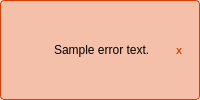
        <widget class="QFrame" name="errorLabel">
         <property name="enabled">
          <bool>true</bool>
         </property>
         <property name="minimumSize">
          <size>
           <width>0</width>
           <height>0</height>
          </size>
         </property>
         <property name="cursor">
          <cursorShape>ArrowCursor</cursorShape>
         </property>
         <property name="autoFillBackground">
          <bool>false</bool>
         </property>
         <property name="styleSheet">
          <string notr="true">QWidget {
    border: 1px solid rgb(217, 62, 3);
    background-color:rgba(224, 76, 15, 50);
    color: black;
    border-radius: 4px;
    padding: 4px;
}

QLabel {
    border: none;
    background-color: transparent;
}</string>
         </property>
         <layout class="QHBoxLayout" name="horizontalLayout_3">
          <property name="spacing">
           <number>2</number>
          </property>
          <property name="leftMargin">
           <number>4</number>
          </property>
          <property name="topMargin">
           <number>0</number>
          </property>
          <property name="rightMargin">
           <number>4</number>
          </property>
          <property name="bottomMargin">
           <number>0</number>
          </property>
          <item alignment="Qt::AlignTop">
           <widget class="QLabel" name="errorIcon">
            <property name="minimumSize">
             <size>
              <width>36</width>
              <height>36</height>
             </size>
            </property>
            <property name="maximumSize">
             <size>
              <width>36</width>
              <height>36</height>
             </size>
            </property>
            <property name="styleSheet">
             <string notr="true">background: transparent;</string>
            </property>
            <property name="text">
             <string/>
            </property>
            <property name="pixmap">
             <pixmap resource="assets.qrc">:/sources/Icons/Prompts/Error.ico</pixmap>
            </property>
            <property name="scaledContents">
             <bool>true</bool>
            </property>
           </widget>
          </item>
          <item>
           <widget class="QLabel" name="errorText">
            <property name="font">
             <font>
              <pointsize>9</pointsize>
             </font>
            </property>
            <property name="mouseTracking">
             <bool>true</bool>
            </property>
            <property name="styleSheet">
             <string notr="true">background: transparent;</string>
            </property>
            <property name="text">
             <string>Sample error text.</string>
            </property>
            <property name="wordWrap">
             <bool>true</bool>
            </property>
           </widget>
          </item>
          <item>
           <widget class="QPushButton" name="errorCloseButton">
            <property name="minimumSize">
             <size>
              <width>24</width>
              <height>24</height>
             </size>
            </property>
            <property name="maximumSize">
             <size>
              <width>24</width>
              <height>24</height>
             </size>
            </property>
            <property name="styleSheet">
             <string notr="true">QPushButton {
    background-color: transparent;
    border: none;
	color: rgb(217, 62, 3);
    font: bold 9px;
	border-radius: 4px;
}

QPushButton:hover {
   background-color:rgba(217, 62, 3, 30); 
}

QPushButton:pressed {
    background-color:rgba(217, 62, 3, 80); 
}
</string>
            </property>
            <property name="text">
             <string>X</string>
            </property>
            <property name="checkable">
             <bool>false</bool>
            </property>
            <property name="checked">
             <bool>false</bool>
            </property>
            <property name="default">
             <bool>false</bool>
            </property>
            <property name="flat">
             <bool>false</bool>
            </property>
           </widget>
          </item>
         </layout>
        </widget>
